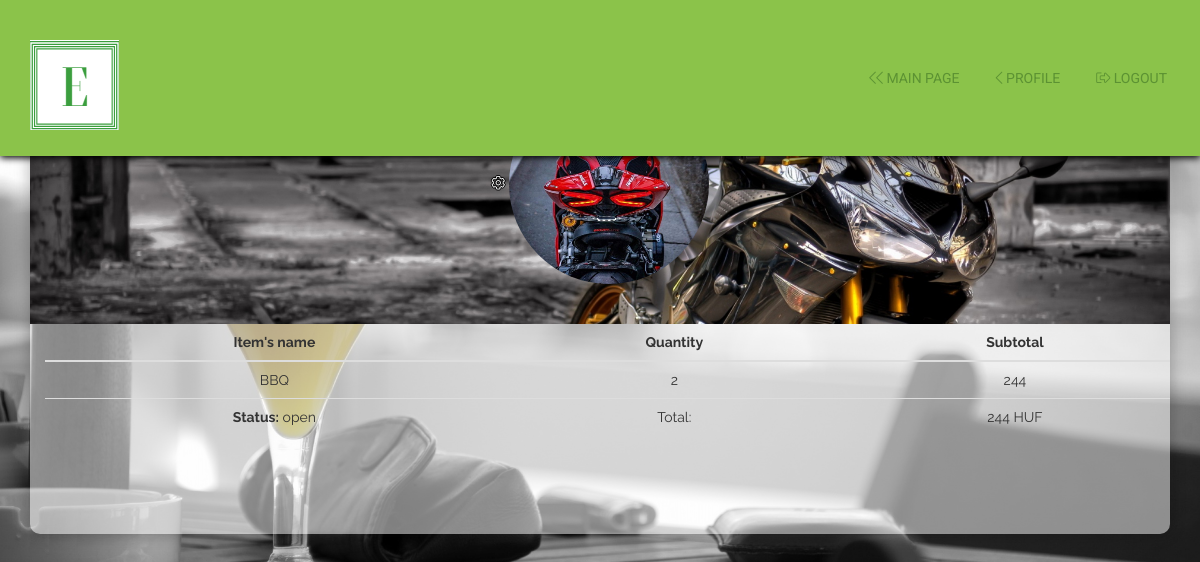
Page /php/order.php?order=1 (signed in) on the earlier database version.
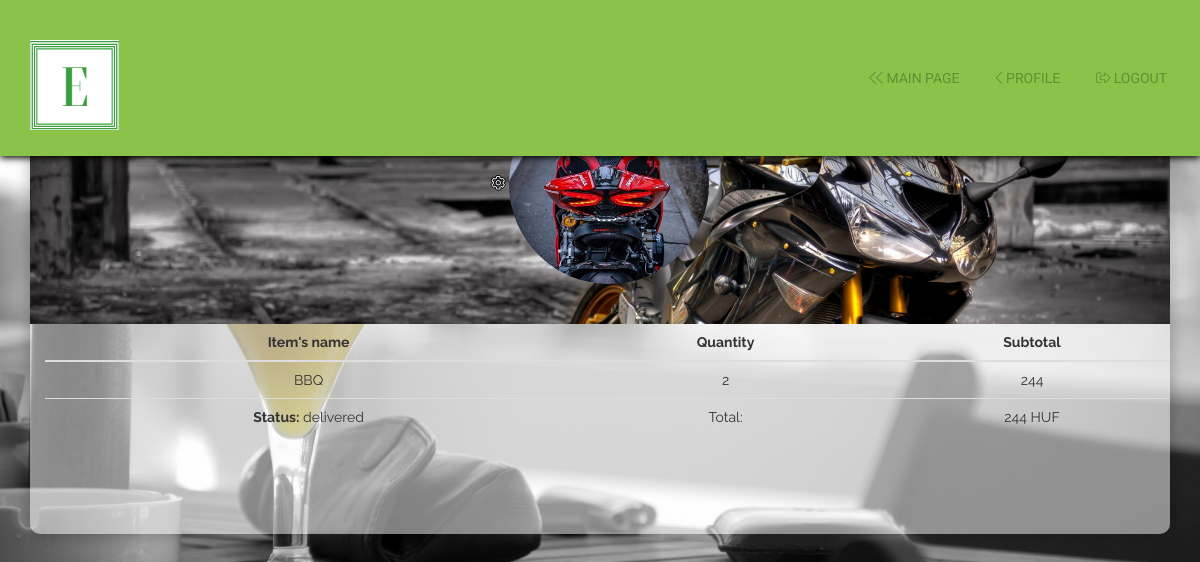
Same page on the later database version.
### tables this page shows
CREATE TABLE `orders` (
  `id` int(11) NOT NULL,
  `items` text NOT NULL,
  `progress` varchar(16) NOT NULL,
  `user_id` int(11) NOT NULL,
  `total` int(11) NOT NULL,
  `ordered_at` datetime NOT NULL
);

### php/db.php (called while the page is built, shortened)
<?php
    class db{
        private static $host = "localhost:3306";
        private static $username = "root";
        private static $password = "";
        private static $database = "Restaurant";
        private static $coding = "utf8";
        private static $instance = null;
        private $connection = "";
        public function __construct(){
            $this->connection = mysqli_connect(self::$host,self::$username,self::$password);
            if(mysqli_connect_errno($this->connection)){
                die("Could not connect mysql database");
            }else{
                mysqli_select_db($this->connection,self::$database);
                mysqli_set_charset($this->connection,self::$coding);
            }
        }
        public static function get(){
            if(is_null(self::$instance)){
                self::$instance = new db;
            }
            return self::$instance;
        }
        public function query($queryString){
            $result = mysqli_query($this->connection, $queryString);
            return $result;
        }
        public function getArray($queryString){
            $rows = array();
            $result = $this->query($queryString);
            while ($row = mysqli_fetch_assoc($result)) {
                $rows[] = $row;
            }
            return $rows;
        }
        public function escape($string){
            return mysqli_real_escape_string($this->connection, $string);
        }
    }
?>

### php/order.php (the view, shortened to what the changed rows need)
<?php
require_once"db.php";
$db = db::get();
$order = $db->escape($_GET["order"]);
?>
<!DOCTYPE html>
<html>
<head>
  <link rel="stylesheet" type="text/css" href="../fontawesome/css/all.css">
  <link rel="stylesheet" href="../css/bootstrap.min.css">
  <link rel="stylesheet" href="../css/main.css">
  <link rel="stylesheet" href="../css/sweetalert2.min.css">
  <link rel="stylesheet" href="../css/profile.css">
  <link rel="stylesheet" href="../css/foodform.css">
</head>
<body class="bg" data-spy="scroll" data-target="#template-navbar">
  <?php
      $selectOrderedItemsQuery = "SELECT * FROM orders WHERE id =".$order;
      $orders = $db->getArray($selectOrderedItemsQuery);
      foreach ($orders as $order) {
        $tmp = $order["items"];
        $total = $order["total"];
        $progress = $order["progress"];
      }
      $list = explode(",", $tmp);
   ?>
  <div class="container" style="margin-top: 7%">
    <div class="card card-custom bg-white border-white border-0 text-center" style="border-radius: 10px; background-color: rgba(255,255,255,.5);">
      <div class="container">
        <div class="card-body" style="display: block;">
          <?php if(count($orders) > 0): ?>
            <table class="table">
              <thead>
                <tr>
                  <th scope="col" class="text-center">Item's name</th>
                  <th scope="col" class="text-center">Quantity</th>
                  <th scope="col" class="text-center">Subtotal</th>
                </tr>
              </thead>
              <tbody>
                <?php
                for ($i=0; $i < count($list); $i++) :
                  $selectOrderedItemsQuery = "SELECT cart.food_id, cart.quantity, cart.subtotal, foods.name FROM cart LEFT JOIN foods ON cart.food_id = foods.id WHERE cart.id =".$list[$i];
                  $getOrderedElement = $db->getArray($selectOrderedItemsQuery);
                  ?>
                  <?php foreach ($getOrderedElement as $element) : ?>
                  <tr>
                    <td><?php echo $element["name"]; ?></td>
                    <td><?php echo $element["quantity"]; ?></td>
                    <td><?php echo $element["subtotal"]; ?></td>
                  </tr>
                <?php  endforeach; ?>
                <?php  endfor; ?>
                <tr>
                  <td>
                    <b>Status:</b> <?php echo $progress; ?>
                  </td>
                  <td>Total:</td>
                  <td><?php echo $total." HUF"; ?></td>
                </tr>
          </tbody>
          </table>
          <?php endif; ?>
        </div>
      </div>
    </body>
    </html>

Differences in the rows shown:
changed orders: progress "open" → "delivered"
